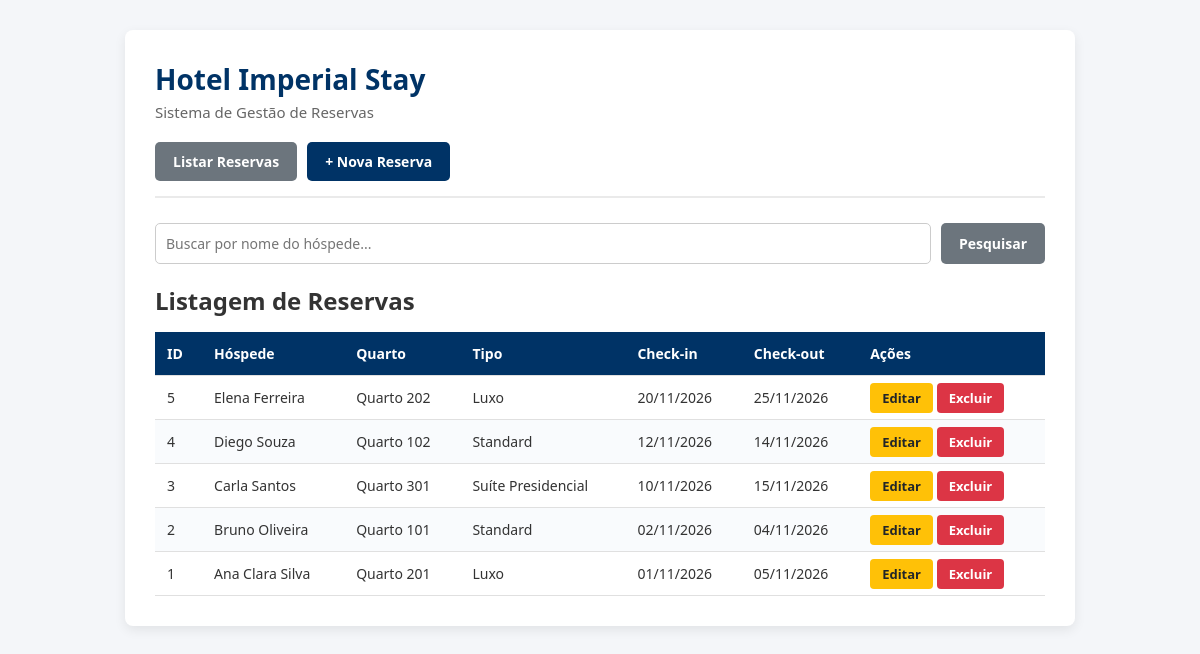
The page / on the database its author committed.
### tables this page shows
CREATE TABLE tb_reserva (
    id_reserva INT AUTO_INCREMENT PRIMARY KEY,
    id_hospede INT NOT NULL,
    id_quarto INT NOT NULL,
    data_checkin DATE NOT NULL,
    data_checkout DATE NOT NULL,
    CONSTRAINT fk_reserva_hospede FOREIGN KEY (id_hospede) REFERENCES tb_hospede(id_hospede) ON DELETE CASCADE ON UPDATE CASCADE,
    CONSTRAINT fk_reserva_quarto FOREIGN KEY (id_quarto) REFERENCES tb_quarto(id_quarto) ON DELETE CASCADE ON UPDATE CASCADE
);

CREATE TABLE tb_hospede (
    id_hospede INT AUTO_INCREMENT PRIMARY KEY,
    nome VARCHAR(100) NOT NULL,
    cpf VARCHAR(14) NOT NULL UNIQUE,
    email VARCHAR(100) NOT NULL,
    telefone VARCHAR(15) NOT NULL
);

CREATE TABLE tb_quarto (
    id_quarto INT AUTO_INCREMENT PRIMARY KEY,
    numero_quarto INT NOT NULL UNIQUE,
    tipo VARCHAR(30) NOT NULL,
    capacidade INT NOT NULL,
    valor_diaria DECIMAL(10, 2) NOT NULL
);

### index.php (the view, shortened to what this page needs)
<?php
require_once 'conexao.php';
$busca = filter_input(INPUT_GET, 'busca', FILTER_SANITIZE_SPECIAL_CHARS);
$sql = "SELECT r.id_reserva, h.nome AS nome_hospede, q.numero_quarto, q.tipo AS tipo_quarto,
                r.data_checkin, r.data_checkout
        FROM tb_reserva r
        INNER JOIN tb_hospede h ON r.id_hospede = h.id_hospede
        INNER JOIN tb_quarto q ON r.id_quarto = q.id_quarto";
$sql .= " ORDER BY r.data_checkin DESC";
$stmt = $pdo->prepare($sql);
$stmt->execute();
$reservas = $stmt->fetchAll();
?>
<!DOCTYPE html>
<html lang="pt-BR">
<head>
    <link rel="stylesheet" href="estilo.css">
</head>
<body>
    <div class="container">
        <h1>Hotel Imperial Stay</h1>
        <p class="subtitulo">Sistema de Gestão de Reservas</p>
        <nav class="menu">
            <a href="index.php" class="btn ativo">Listar Reservas</a>
            <a href="reserva_cadastro.php" class="btn btn-principal">+ Nova Reserva</a>
        </nav>
        <form method="GET" action="index.php" class="form-busca">
            <input type="text" name="busca" placeholder="Buscar por nome do hóspede..."
                value="<?= htmlspecialchars($busca ?? '') ?>">
            <button type="submit" class="btn">Pesquisar</button>
        </form>
        <h2>Listagem de Reservas</h2>
        <?php if (count($reservas) > 0): ?>
            <table class="tabela">
                <thead>
                    <tr>
                        <th>ID</th>
                        <th>Hóspede</th>
                        <th>Quarto</th>
                        <th>Tipo</th>
                        <th>Check-in</th>
                        <th>Check-out</th>
                        <th>Ações</th>
                    </tr>
                </thead>
                <tbody>
                    <?php foreach ($reservas as $res): ?>
                        <tr>
                            <td><?= $res['id_reserva'] ?></td>
                            <td><?= htmlspecialchars($res['nome_hospede']) ?></td>
                            <td>Quarto <?= htmlspecialchars($res['numero_quarto']) ?></td>
                            <td><?= htmlspecialchars($res['tipo_quarto']) ?></td>
                            <td><?= date('d/m/Y', strtotime($res['data_checkin'])) ?></td>
                            <td><?= date('d/m/Y', strtotime($res['data_checkout'])) ?></td>
                            <td>
                                <a href="reserva_editar.php?id=<?= $res['id_reserva'] ?>" class="btn-acao editar">Editar</a>
                                <a href="index.php?excluir_id=<?= $res['id_reserva'] ?>" class="btn-acao excluir"
                                    onclick="return confirm('Tem certeza que deseja excluir esta reserva?');">Excluir</a>
                            </td>
                        </tr>
                    <?php endforeach; ?>
                </tbody>
            </table>
        <?php else: ?>
            <p class="registro-vazio">Nenhuma reserva encontrada.</p>
        <?php endif; ?>
    </div>
</body>
</html>

### estilo.css (style rules this page uses)
* { box-sizing: border-box; margin: 0; padding: 0; font-family: 'Segoe UI', Tahoma, Geneva, Verdana, sans-serif; }
body { background-color: #f4f6f9; color: #333; padding: 30px 15px; }
.container { max-width: 950px; margin: 0 auto; background: #ffffff; padding: 30px; border-radius: 8px; box-shadow: 0 4px 12px rgba(0, 0, 0, 0.08); }
h1 { color: #003366; font-size: 28px; margin-bottom: 4px; }
.subtitulo { color: #666; font-size: 15px; margin-bottom: 20px; }
.menu { display: flex; gap: 10px; margin-bottom: 25px; border-bottom: 2px solid #eaeaea; padding-bottom: 15px; }
.btn { display: inline-block; padding: 10px 18px; background-color: #6c757d; color: #fff; text-decoration: none; border-radius: 5px; font-weight: 600; font-size: 14px; border: none; cursor: pointer; transition: background 0.2s; }
.btn-principal { background-color: #003366; }
.btn-acao { padding: 6px 12px; border-radius: 4px; text-decoration: none; font-size: 13px; font-weight: bold; color: #fff; }
.btn-acao.editar { background-color: #ffc107; color: #212529; }
.btn-acao.excluir { background-color: #dc3545; }
.form-busca { display: flex; gap: 10px; margin-bottom: 20px; }
.form-busca input[type="text"] { flex: 1; padding: 10px; border: 1px solid #ccc; border-radius: 5px; font-size: 14px; }
.tabela { width: 100%; border-collapse: collapse; margin-top: 15px; }
.tabela th, .tabela td { padding: 12px; text-align: left; border-bottom: 1px solid #e0e0e0; font-size: 14px; }
.tabela th { background-color: #003366; color: #ffffff; font-weight: 600; }
.tabela tr:nth-child(even) { background-color: #f9fbfd; }

### rows shown on the page
tb_reserva: id_reserva "5", id_hospede.nome "Elena Ferreira", id_quarto.numero_quarto "202", id_quarto.tipo "Luxo", data_checkin "20/11/2026", data_checkout "25/11/2026"
tb_reserva: id_reserva "4", id_hospede.nome "Diego Souza", id_quarto.numero_quarto "102", id_quarto.tipo "Standard", data_checkin "12/11/2026", data_checkout "14/11/2026"
tb_reserva: id_reserva "3", id_hospede.nome "Carla Santos", id_quarto.numero_quarto "301", id_quarto.tipo "Suíte Presidencial", data_checkin "10/11/2026", data_checkout "15/11/2026"
tb_reserva: id_reserva "2", id_hospede.nome "Bruno Oliveira", id_quarto.numero_quarto "101", id_quarto.tipo "Standard", data_checkin "02/11/2026", data_checkout "04/11/2026"
tb_reserva: id_reserva "1", id_hospede.nome "Ana Clara Silva", id_quarto.numero_quarto "201", id_quarto.tipo "Luxo", data_checkin "01/11/2026", data_checkout "05/11/2026"
